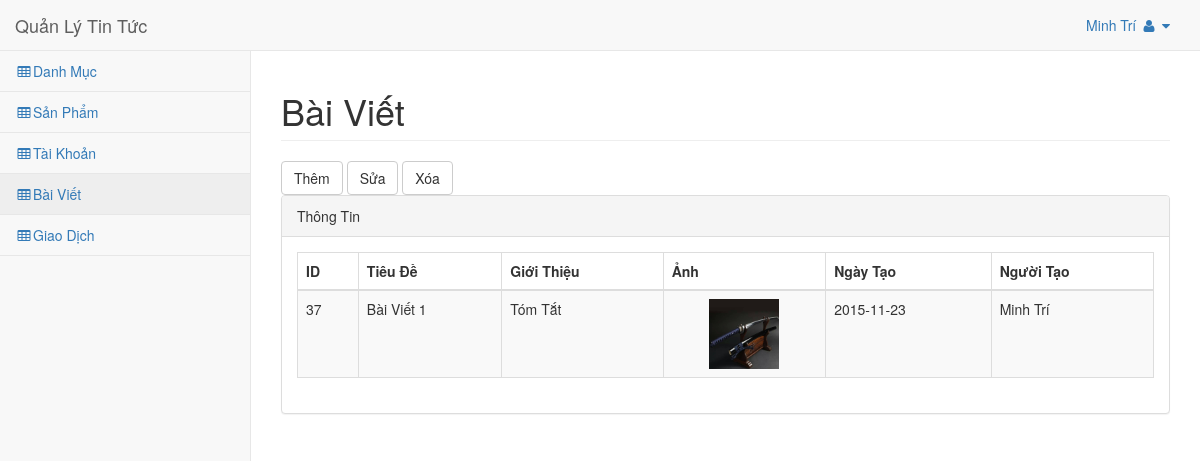
The page /admin.php?c=news (signed in) on the database its author committed.
### tables this page shows
CREATE TABLE IF NOT EXISTS `news` (
  `title` varchar(255) NOT NULL,
  `description` varchar(1000) NOT NULL,
  `url_image` varchar(255) NOT NULL,
  `created` date NOT NULL,
  `content` text NOT NULL,
  `admin` int(11) NOT NULL,
  `view` int(11) NOT NULL DEFAULT '0',
  `id` int(11) NOT NULL
);

CREATE TABLE IF NOT EXISTS `user` (
  `id` int(11) NOT NULL,
  `username` varchar(32) NOT NULL DEFAULT '',
  `password` varchar(32) NOT NULL DEFAULT '',
  `name` varchar(128) NOT NULL
);

### includes/common.php (called while the page is built, shortened)
<?php
function model($model) {
    static $models = array();
    $model = strtolower($model);
    if (!isset($models[$model])) {
        $models[$model] = new $model_name();
    }
    return $models[$model];
}
function render($file, $data) {
    extract($data);
    include ROOT . DS . 'views' . DS . $file;
}

### controllers/admin/news.php (called while the page is built, shortened)
<?php
function news_index() {
    $data = array();
    $data['template_file'] = 'admin/news.php';
    $data['title']='Quản Lý Tin Tức';
    $data['data']=model('news')->news();
    render('layout_admin.php', $data);
}

### admin.php (called while the page is built, shortened)
<?php
require ROOT . DS . 'includes' . DS . 'common.php';
$controller = empty($_GET['c']) ? 'index' : strtolower($_GET['c']);
$method = empty($_GET['m']) ? 'index' : strtolower($_GET['m']);
$c_file = ROOT . DS . 'controllers' . DS . 'admin' . DS . $controller . '.php';
$m_func = $controller . '_' . $method;
if(!empty($_SESSION['name'])){
    if (is_readable($c_file)) {
        if(function_exists($m_func)){
        	call_user_func($m_func);
        }
        else call_user_func($controller . '_' . 'index');
    } else {
    	$data = array();
        $data['template_file'] = 'admin/404error.php';
        $data['title']='Admin';
    	render('layout_admin.php', $data);
        die();
    }
}
else header('Location: http://simplemvc.vn:3030/');

### includes/db.php (called while the page is built, shortened)
<?php
function db_get_all($sql) {
    $result = mysql_query($sql);
    $data = array();
    if ($result) {
        while ($row = mysql_fetch_assoc($result)) {
            $data[] = $row;
        }
    }
    return $data;
}

### models/news.php (called while the page is built, shortened)
<?php
class News extends Model {
    public $table = 'news';
    function news()
    {
    	$sql = "SELECT n.*,name FROM `{$this->table}` n JOIN user u ON n.admin=u.id ORDER BY created DESC";
        return db_get_all($sql);
    }
}

### views/admin/news.php (the view, shortened to what this page needs)
<div id="page-wrapper">
    <div class="row">
        <div class="col-lg-12">
            <h1 class="page-header">Bài Viết</h1>
        </div>
    </div>
    <div class="row">
        <div class="col-lg-12">
            <button type="button" id='insert' data-toggle="modal" data-target="#myModal" class="btn btn-default">Thêm</button>
            <button type="button" id='edit'  class="btn btn-default">Sửa</button>
            <button type="button" id='delete'  class="btn btn-default">Xóa</button>
        </div>
    </div>
    <div class="row">
        <div class="col-lg-12">
            <div class="panel panel-default">
                <div class="panel-heading">
                    Thông Tin
                </div>
                <div class="panel-body">
                    <div class="dataTable_wrapper">
                        <table class="table table-striped table-bordered table-hover" id="dataTables-example">
                            <thead>
                                <tr>
                                    <th>ID</th>
                                    <th>Tiêu Đề</th>
                                    <th>Giới Thiệu</th>
                                    <th>Ảnh</th>
                                    <th>Ngày Tạo</th>
                                    <th>Người Tạo</th>
                                </tr>
                            </thead>
                            <tbody>
                                <?php foreach ($data as $key => $value):
                                ?>
                                    <tr>
                                        <td><?php echo $value['id']; ?></td>
                                        <td><?php echo $value['title']; ?></td>
                                        <td><?php echo $value['description']; ?></td>
                                        <td align="center"><img width="70px" height="70px" src="images/<?php echo $value['url_image']; ?>" alt=""></td>
                                        <td><?php echo $value['created']; ?></td>
                                        <td><?php echo $value['name']; ?></td>
                                    </tr>
                                <?php endforeach ?>
                            </tbody>
                        </table>
                    </div>
                </div>
            </div>
        </div>
    </div>
</div>

### styles/admin/css/sb-admin-2.css (style rules this page uses)
body { background-color: #f8f8f8; }
#page-wrapper { padding: 0 15px; min-height: 568px; background-color: #fff; }
@media (min-width:768px) { #page-wrapper { position: inherit; margin: 0 0 0 250px; padding: 0 30px; border-left: 1px solid #e7e7e7; } }

### rows shown on the page
news: id "37", title "Bài Viết 1", description "Tóm Tắt", url_image (picture), created "2015-11-23", user.name "Minh Trí"

### other values the page prints
$title "Quản Lý Tin Tức"
$_SESSION['name'] "Minh Trí"
